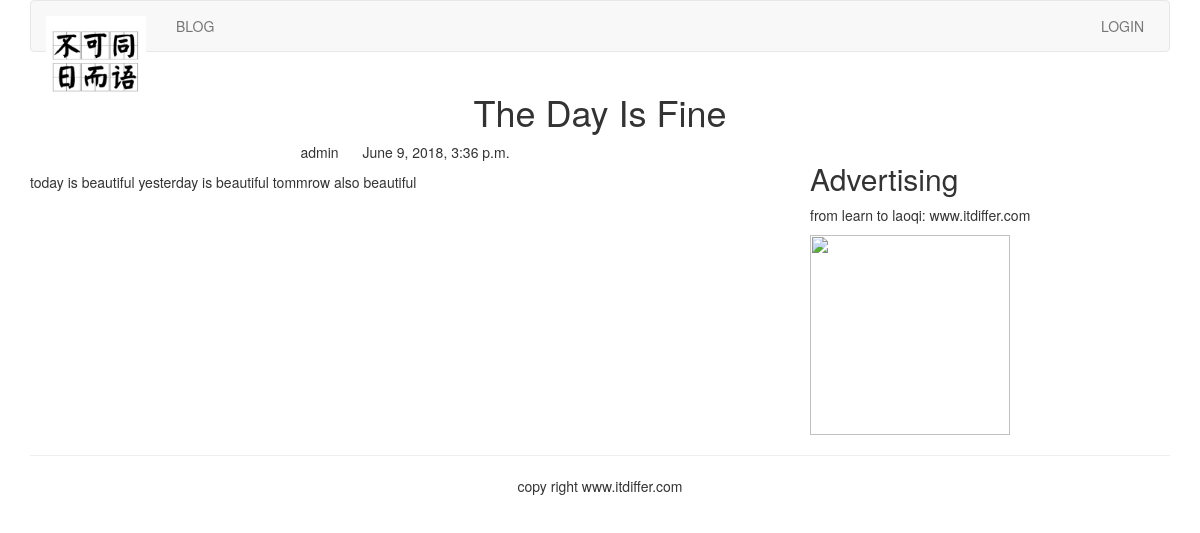
The app's page /blog/2/ with its own data.
### blog/models.py (models this page shows, shortened)
class BlogArticles(models.Model):
    title = models.CharField(max_length=300)
    author =models.ForeignKey(User, related_name="blog_posts")
    body = models.TextField()
    publish = models.DateTimeField(default=timezone.now)
    class Meta:
        ordering = ("-publish",)

### blog/views.py (the view)
# urls.py: url(r'(?P<article_id>\d)/$', views.blog_article, name="blog_detail"),
def blog_article(request, article_id):
    article = get_object_or_404(BlogArticles, id=article_id)
    pub = article.publish
    return render(request, "blog/content.html", {"article":article, "publish":pub})

### templates/blog/content.html (shortened to what this page needs)
{% extends "base.html" %}
{% block content %}
<div class="row text-center vertical-middle-sm">
    <h1>{{ article.title }}</h1>
</div>
<div class="row">
    <div class="col-xs-12 col-md-8">
        <p class="text-center"><span>{{    article.author.username    }}</span>
            <span style="margin-left: 20px">{{ publish }}</span></p>
        <div>{{ article.body }}</div>
    </div>
    <div class="col-xs-6 col-md-4">
        <h2>Advertising</h2>
        <p>from learn to laoqi: www.itdiffer.com</p>
        <img width="200px" src="https://b244.photo.store.qq.com/psb?/V14ObrhL2MY2gB/h*dDAHiKbAAHHZNLyMKcg58c7aG.lpqTU0xMDeftAAQ!/m/dPQAAAAAAAAAnull&bo=8ADwAAAAAAACByM!&rf=photolist&t=5">
    </div>
</div>
{% endblock %}

### records on screen
BlogArticles: title "The Day Is Fine", author.username "admin", publish "June 9, 2018, 3:36 p.m.", body "today is beautiful yesterday is beautiful tommrow also beautiful"
